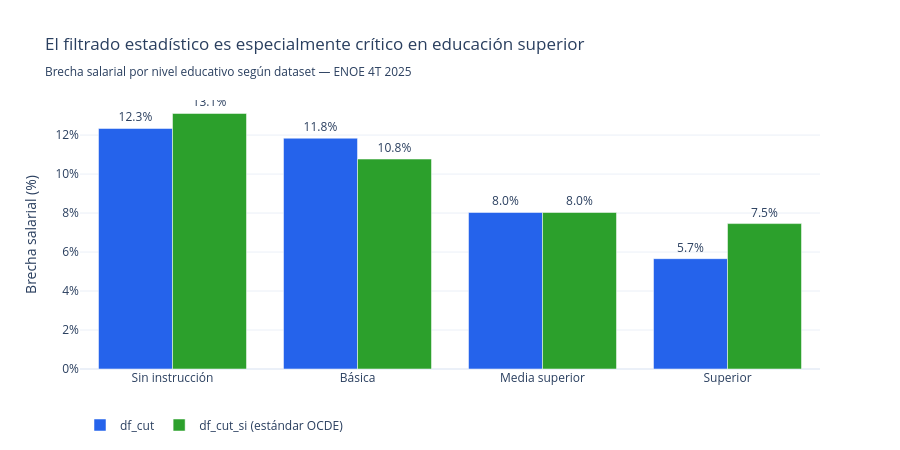

The notebook cell this image was saved under:
### Markdown cell above
### G0b — Brecha por nivel educativo: df_cut vs df_cut_si

La diferencia es más visible cuando desagregamos por nivel educativo. El filtrado con estándar OCDE arroja brechas sistemáticamente más altas, especialmente en educación superior, donde el filtrado agresivo de df_cut elimina observaciones válidas.

### Code cell
orden_edu = ['Sin instrucción', 'Básica', 'Media superior', 'Superior']

def brecha_edu(df, anio=2025):
    da = df[df['anio'] == anio]
    return [brecha_grupo(da[da['nivel_educ'] == e])['brecha'] for e in orden_edu]

b_cut_e = brecha_edu(df_cut)
b_si_e  = brecha_edu(df_si)

fig_g0b = go.Figure()
fig_g0b.add_trace(go.Bar(
    x=orden_edu, y=b_cut_e, name='df_cut',
    marker_color='#2563eb', text=[f'{v:.1f}%' for v in b_cut_e],
    textposition='outside'
))
fig_g0b.add_trace(go.Bar(
    x=orden_edu, y=b_si_e, name='df_cut_si (estándar OCDE)',
    marker_color=COLOR_VERDE, text=[f'{v:.1f}%' for v in b_si_e],
    textposition='outside'
))

fig_g0b.update_layout(
    title='El filtrado estadístico es especialmente crítico en educación superior<br>'
          '<sub>Brecha salarial por nivel educativo según dataset — ENOE 4T 2025</sub>',
    template='plotly_white', height=450,
    xaxis_title='', yaxis_title='Brecha salarial (%)',
    yaxis_ticksuffix='%',
    barmode='group',
    legend=dict(orientation='h', y=-0.15)
)
#fig_g0b.write_html(RUTA_DASH / 'g0b_comparacion_educacion.html', include_plotlyjs='cdn')
fig_g0b.show()

### Figure 1 — Plotly figure (JSON) as saved in the notebook; plotly's stock layout.template omitted (floating-point values rounded to 4 significant figures)
{"data": [{"marker": {"color": "#2563eb"}, "name": "df_cut", "text": ["12.3%", "11.8%", "8.0%", "5.7%"], "textposition": "outside", "type": "bar", "x": ["Sin instrucción", "Básica", "Media superior", "Superior"], "y": [12.34, 11.84, 8.03, 5.66]}, {"marker": {"color": "#2ca02c"}, "name": "df_cut_si (estándar OCDE)", "text": ["13.1%", "10.8%", "8.0%", "7.5%"], "textposition": "outside", "type": "bar", "x": ["Sin instrucción", "Básica", "Media superior", "Superior"], "y": [13.11, 10.77, 8.03, 7.46]}], "layout": {"barmode": "group", "height": 450, "legend": {"orientation": "h", "y": -0.15}, "title": {"text": "El filtrado estadístico es especialmente crítico en educación superior<br><sub>Brecha salarial por nivel educativo según dataset — ENOE 4T 2025</sub>"}, "xaxis": {"title": {"text": ""}}, "yaxis": {"ticksuffix": "%", "title": {"text": "Brecha salarial (%)"}}}}
